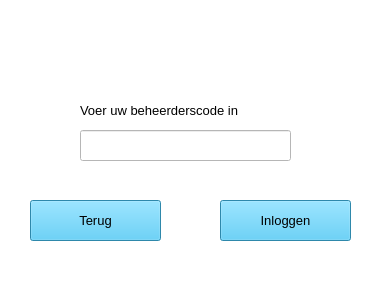
<?xml version="1.0" encoding="UTF-8"?>
<ui version="4.0">
 <class>Beheerderscode</class>
 <widget class="QMainWindow" name="Beheerderscode">
  <property name="geometry">
   <rect>
    <x>0</x>
    <y>0</y>
    <width>381</width>
    <height>297</height>
   </rect>
  </property>
  <property name="windowTitle">
   <string>MainWindow</string>
  </property>
  <property name="styleSheet">
   <string notr="true">background-color: rgb(255, 255, 255);</string>
  </property>
  <widget class="QWidget" name="centralwidget">
   <widget class="QPushButton" name="btnTerug">
    <property name="geometry">
     <rect>
      <x>30</x>
      <y>200</y>
      <width>131</width>
      <height>41</height>
     </rect>
    </property>
    <property name="font">
     <font>
      <pointsize>10</pointsize>
     </font>
    </property>
    <property name="styleSheet">
     <string notr="true">background-color: rgb(64, 191, 240);

</string>
    </property>
    <property name="text">
     <string>Terug</string>
    </property>
   </widget>
   <widget class="QPushButton" name="btnInloggen">
    <property name="geometry">
     <rect>
      <x>220</x>
      <y>200</y>
      <width>131</width>
      <height>41</height>
     </rect>
    </property>
    <property name="font">
     <font>
      <pointsize>10</pointsize>
     </font>
    </property>
    <property name="styleSheet">
     <string notr="true">background-color: rgb(64, 191, 240);

</string>
    </property>
    <property name="text">
     <string>Inloggen</string>
    </property>
   </widget>
   <widget class="QLineEdit" name="txtBeheerderscode">
    <property name="geometry">
     <rect>
      <x>80</x>
      <y>130</y>
      <width>211</width>
      <height>31</height>
     </rect>
    </property>
    <property name="font">
     <font>
      <pointsize>10</pointsize>
     </font>
    </property>
   </widget>
   <widget class="QLabel" name="label_2">
    <property name="geometry">
     <rect>
      <x>80</x>
      <y>100</y>
      <width>201</width>
      <height>21</height>
     </rect>
    </property>
    <property name="font">
     <font>
      <pointsize>10</pointsize>
     </font>
    </property>
    <property name="text">
     <string>Voer uw beheerderscode in</string>
    </property>
   </widget>
   <widget class="QLabel" name="lbl_logo">
    <property name="geometry">
     <rect>
      <x>170</x>
      <y>0</y>
      <width>200</width>
      <height>44</height>
     </rect>
    </property>
    <property name="text">
     <string/>
    </property>
    <property name="pixmap">
     <pixmap>logo.png</pixmap>
    </property>
    <property name="scaledContents">
     <bool>true</bool>
    </property>
   </widget>
   <widget class="QLabel" name="lblFoutmeldingInlog">
    <property name="geometry">
     <rect>
      <x>10</x>
      <y>170</y>
      <width>361</width>
      <height>21</height>
     </rect>
    </property>
    <property name="font">
     <font>
      <pointsize>10</pointsize>
     </font>
    </property>
    <property name="styleSheet">
     <string notr="true">color: rgb(255, 0, 4);</string>
    </property>
    <property name="text">
     <string/>
    </property>
    <property name="alignment">
     <set>Qt::AlignCenter</set>
    </property>
   </widget>
  </widget>
  <widget class="QMenuBar" name="menubar">
   <property name="geometry">
    <rect>
     <x>0</x>
     <y>0</y>
     <width>381</width>
     <height>26</height>
    </rect>
   </property>
  </widget>
  <widget class="QStatusBar" name="statusbar"/>
 </widget>
 <tabstops>
  <tabstop>txtBeheerderscode</tabstop>
  <tabstop>btnInloggen</tabstop>
  <tabstop>btnTerug</tabstop>
 </tabstops>
 <resources/>
 <connections/>
</ui>
